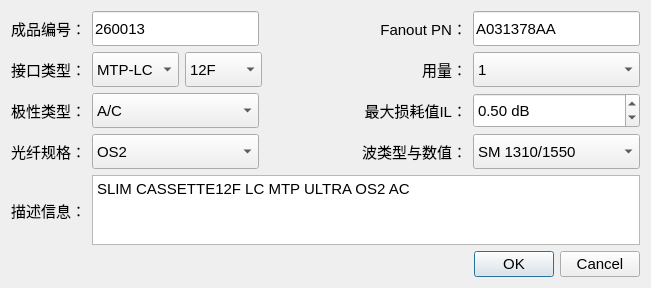
<?xml version="1.0" encoding="UTF-8"?>
<ui version="4.0">
 <class>addTemplate</class>
 <widget class="QDialog" name="addTemplate">
  <property name="geometry">
   <rect>
    <x>0</x>
    <y>0</y>
    <width>651</width>
    <height>288</height>
   </rect>
  </property>
  <property name="windowTitle">
   <string>新增模板</string>
  </property>
  <layout class="QGridLayout" name="gridLayout">
   <item row="0" column="0">
    <layout class="QHBoxLayout" name="horizontalLayout_4">
     <item>
      <layout class="QHBoxLayout" name="horizontalLayout_3">
       <item>
        <widget class="QLabel" name="labelPN">
         <property name="font">
          <font>
           <pointsize>11</pointsize>
          </font>
         </property>
         <property name="text">
          <string>成品编号：</string>
         </property>
        </widget>
       </item>
       <item>
        <widget class="QLineEdit" name="lineEditPN">
         <property name="minimumSize">
          <size>
           <width>167</width>
           <height>35</height>
          </size>
         </property>
         <property name="font">
          <font>
           <pointsize>11</pointsize>
          </font>
         </property>
         <property name="text">
          <string>260013</string>
         </property>
        </widget>
       </item>
      </layout>
     </item>
     <item>
      <spacer name="horizontalSpacer">
       <property name="orientation">
        <enum>Qt::Horizontal</enum>
       </property>
       <property name="sizeHint" stdset="0">
        <size>
         <width>40</width>
         <height>20</height>
        </size>
       </property>
      </spacer>
     </item>
     <item>
      <layout class="QHBoxLayout" name="horizontalLayout_2">
       <item>
        <widget class="QLabel" name="labelPartCode">
         <property name="minimumSize">
          <size>
           <width>167</width>
           <height>0</height>
          </size>
         </property>
         <property name="font">
          <font>
           <pointsize>11</pointsize>
          </font>
         </property>
         <property name="layoutDirection">
          <enum>Qt::RightToLeft</enum>
         </property>
         <property name="frameShape">
          <enum>QFrame::NoFrame</enum>
         </property>
         <property name="text">
          <string>Fanout PN：</string>
         </property>
         <property name="alignment">
          <set>Qt::AlignRight|Qt::AlignTrailing|Qt::AlignVCenter</set>
         </property>
        </widget>
       </item>
       <item>
        <widget class="QLineEdit" name="lineEditIL">
         <property name="minimumSize">
          <size>
           <width>167</width>
           <height>35</height>
          </size>
         </property>
         <property name="font">
          <font>
           <pointsize>11</pointsize>
          </font>
         </property>
         <property name="text">
          <string>A031378AA</string>
         </property>
        </widget>
       </item>
      </layout>
     </item>
    </layout>
   </item>
   <item row="1" column="0">
    <layout class="QHBoxLayout" name="horizontalLayout_10">
     <item>
      <layout class="QHBoxLayout" name="horizontalLayout_8">
       <item>
        <widget class="QLabel" name="labelInterface">
         <property name="font">
          <font>
           <pointsize>11</pointsize>
          </font>
         </property>
         <property name="text">
          <string>接口类型：</string>
         </property>
        </widget>
       </item>
       <item>
        <layout class="QHBoxLayout" name="horizontalLayout_5">
         <item>
          <widget class="QComboBox" name="comboBoxInterface">
           <property name="minimumSize">
            <size>
             <width>78</width>
             <height>35</height>
            </size>
           </property>
           <property name="font">
            <font>
             <pointsize>11</pointsize>
            </font>
           </property>
           <item>
            <property name="text">
             <string>MTP-LC</string>
            </property>
           </item>
           <item>
            <property name="text">
             <string>MTP-SN</string>
            </property>
           </item>
           <item>
            <property name="text">
             <string>MTP-MDC</string>
            </property>
           </item>
          </widget>
         </item>
         <item>
          <widget class="QComboBox" name="comboBoxFiberCount">
           <property name="minimumSize">
            <size>
             <width>77</width>
             <height>35</height>
            </size>
           </property>
           <property name="font">
            <font>
             <pointsize>11</pointsize>
            </font>
           </property>
           <item>
            <property name="text">
             <string>12F</string>
            </property>
           </item>
           <item>
            <property name="text">
             <string>16F</string>
            </property>
           </item>
           <item>
            <property name="text">
             <string>8F</string>
            </property>
           </item>
          </widget>
         </item>
        </layout>
       </item>
      </layout>
     </item>
     <item>
      <spacer name="horizontalSpacer_2">
       <property name="orientation">
        <enum>Qt::Horizontal</enum>
       </property>
       <property name="sizeType">
        <enum>QSizePolicy::Expanding</enum>
       </property>
       <property name="sizeHint" stdset="0">
        <size>
         <width>45</width>
         <height>20</height>
        </size>
       </property>
      </spacer>
     </item>
     <item>
      <layout class="QHBoxLayout" name="horizontalLayout_9">
       <item>
        <widget class="QLabel" name="labelFiberCount">
         <property name="minimumSize">
          <size>
           <width>167</width>
           <height>0</height>
          </size>
         </property>
         <property name="font">
          <font>
           <pointsize>11</pointsize>
          </font>
         </property>
         <property name="layoutDirection">
          <enum>Qt::RightToLeft</enum>
         </property>
         <property name="text">
          <string>用量：</string>
         </property>
         <property name="alignment">
          <set>Qt::AlignRight|Qt::AlignTrailing|Qt::AlignVCenter</set>
         </property>
        </widget>
       </item>
       <item>
        <widget class="QComboBox" name="comboBox">
         <property name="minimumSize">
          <size>
           <width>167</width>
           <height>35</height>
          </size>
         </property>
         <property name="font">
          <font>
           <pointsize>11</pointsize>
          </font>
         </property>
         <item>
          <property name="text">
           <string>1</string>
          </property>
         </item>
         <item>
          <property name="text">
           <string>2</string>
          </property>
         </item>
         <item>
          <property name="text">
           <string>4</string>
          </property>
         </item>
        </widget>
       </item>
      </layout>
     </item>
    </layout>
   </item>
   <item row="2" column="0">
    <layout class="QHBoxLayout" name="horizontalLayout_6">
     <item>
      <layout class="QHBoxLayout" name="layoutPolarity">
       <item>
        <widget class="QLabel" name="labelPolarity">
         <property name="font">
          <font>
           <pointsize>11</pointsize>
          </font>
         </property>
         <property name="text">
          <string>极性类型：</string>
         </property>
        </widget>
       </item>
       <item>
        <widget class="QComboBox" name="comboBoxPolarity">
         <property name="minimumSize">
          <size>
           <width>167</width>
           <height>35</height>
          </size>
         </property>
         <property name="font">
          <font>
           <pointsize>11</pointsize>
          </font>
         </property>
         <item>
          <property name="text">
           <string>A/C</string>
          </property>
         </item>
         <item>
          <property name="text">
           <string>Universal</string>
          </property>
         </item>
        </widget>
       </item>
       <item>
        <spacer name="horizontalSpacer_3">
         <property name="orientation">
          <enum>Qt::Horizontal</enum>
         </property>
         <property name="sizeHint" stdset="0">
          <size>
           <width>40</width>
           <height>20</height>
          </size>
         </property>
        </spacer>
       </item>
      </layout>
     </item>
     <item>
      <layout class="QHBoxLayout" name="layoutFiberCount">
       <item>
        <widget class="QLabel" name="labelIL">
         <property name="minimumSize">
          <size>
           <width>167</width>
           <height>0</height>
          </size>
         </property>
         <property name="font">
          <font>
           <pointsize>11</pointsize>
          </font>
         </property>
         <property name="layoutDirection">
          <enum>Qt::RightToLeft</enum>
         </property>
         <property name="text">
          <string>最大损耗值IL：</string>
         </property>
         <property name="alignment">
          <set>Qt::AlignRight|Qt::AlignTrailing|Qt::AlignVCenter</set>
         </property>
        </widget>
       </item>
       <item>
        <widget class="QDoubleSpinBox" name="doubleSpinBox">
         <property name="minimumSize">
          <size>
           <width>167</width>
           <height>35</height>
          </size>
         </property>
         <property name="font">
          <font>
           <pointsize>11</pointsize>
          </font>
         </property>
         <property name="suffix">
          <string> dB</string>
         </property>
         <property name="maximum">
          <double>1.000000000000000</double>
         </property>
         <property name="value">
          <double>0.500000000000000</double>
         </property>
        </widget>
       </item>
      </layout>
     </item>
    </layout>
   </item>
   <item row="3" column="0">
    <layout class="QHBoxLayout" name="horizontalLayout_7">
     <item>
      <layout class="QHBoxLayout" name="layoutFiberSpec">
       <item>
        <widget class="QLabel" name="labelFiberSpec">
         <property name="font">
          <font>
           <pointsize>11</pointsize>
          </font>
         </property>
         <property name="text">
          <string>光纤规格：</string>
         </property>
        </widget>
       </item>
       <item>
        <widget class="QComboBox" name="comboBoxFiberSpec">
         <property name="sizePolicy">
          <sizepolicy hsizetype="Preferred" vsizetype="Minimum">
           <horstretch>0</horstretch>
           <verstretch>0</verstretch>
          </sizepolicy>
         </property>
         <property name="minimumSize">
          <size>
           <width>167</width>
           <height>35</height>
          </size>
         </property>
         <property name="font">
          <font>
           <pointsize>11</pointsize>
          </font>
         </property>
         <item>
          <property name="text">
           <string>OS2</string>
          </property>
         </item>
         <item>
          <property name="text">
           <string>OM4 Aqua</string>
          </property>
         </item>
         <item>
          <property name="text">
           <string>OM4 HV</string>
          </property>
         </item>
         <item>
          <property name="text">
           <string>OM5</string>
          </property>
         </item>
        </widget>
       </item>
      </layout>
     </item>
     <item>
      <spacer name="horizontalSpacer_4">
       <property name="orientation">
        <enum>Qt::Horizontal</enum>
       </property>
       <property name="sizeHint" stdset="0">
        <size>
         <width>40</width>
         <height>20</height>
        </size>
       </property>
      </spacer>
     </item>
     <item>
      <layout class="QHBoxLayout" name="layoutWave">
       <item>
        <widget class="QLabel" name="labelWave">
         <property name="minimumSize">
          <size>
           <width>167</width>
           <height>0</height>
          </size>
         </property>
         <property name="font">
          <font>
           <pointsize>11</pointsize>
          </font>
         </property>
         <property name="layoutDirection">
          <enum>Qt::RightToLeft</enum>
         </property>
         <property name="text">
          <string>波类型与数值：</string>
         </property>
         <property name="alignment">
          <set>Qt::AlignRight|Qt::AlignTrailing|Qt::AlignVCenter</set>
         </property>
        </widget>
       </item>
       <item>
        <widget class="QComboBox" name="comboBoxWave">
         <property name="minimumSize">
          <size>
           <width>167</width>
           <height>35</height>
          </size>
         </property>
         <property name="font">
          <font>
           <pointsize>11</pointsize>
          </font>
         </property>
         <item>
          <property name="text">
           <string>SM 1310/1550</string>
          </property>
         </item>
         <item>
          <property name="text">
           <string>MM 850/1300</string>
          </property>
         </item>
        </widget>
       </item>
      </layout>
     </item>
    </layout>
   </item>
   <item row="4" column="0">
    <layout class="QHBoxLayout" name="horizontalLayout">
     <item>
      <widget class="QLabel" name="labelDesc">
       <property name="font">
        <font>
         <pointsize>11</pointsize>
        </font>
       </property>
       <property name="text">
        <string>描述信息：</string>
       </property>
      </widget>
     </item>
     <item>
      <widget class="QTextEdit" name="textEditDesc">
       <property name="font">
        <font>
         <pointsize>11</pointsize>
        </font>
       </property>
       <property name="html">
        <string>&lt;!DOCTYPE HTML PUBLIC &quot;-//W3C//DTD HTML 4.0//EN&quot; &quot;http://www.w3.org/TR/REC-html40/strict.dtd&quot;&gt;
&lt;html&gt;&lt;head&gt;&lt;meta name=&quot;qrichtext&quot; content=&quot;1&quot; /&gt;&lt;meta charset=&quot;utf-8&quot; /&gt;&lt;style type=&quot;text/css&quot;&gt;
p, li { white-space: pre-wrap; }
hr { height: 1px; border-width: 0; }
li.unchecked::marker { content: &quot;\2610&quot;; }
li.checked::marker { content: &quot;\2612&quot;; }
&lt;/style&gt;&lt;/head&gt;&lt;body style=&quot; font-family:'Microsoft YaHei UI'; font-size:11pt; font-weight:400; font-style:normal;&quot;&gt;
&lt;p style=&quot; margin-top:0px; margin-bottom:0px; margin-left:0px; margin-right:0px; -qt-block-indent:0; text-indent:0px;&quot;&gt;SLIM CASSETTE12F LC MTP ULTRA OS2 AC&lt;/p&gt;&lt;/body&gt;&lt;/html&gt;</string>
       </property>
      </widget>
     </item>
    </layout>
   </item>
   <item row="5" column="0">
    <widget class="QDialogButtonBox" name="buttonBox">
     <property name="font">
      <font>
       <pointsize>11</pointsize>
      </font>
     </property>
     <property name="orientation">
      <enum>Qt::Horizontal</enum>
     </property>
     <property name="standardButtons">
      <set>QDialogButtonBox::Cancel|QDialogButtonBox::Ok</set>
     </property>
    </widget>
   </item>
  </layout>
 </widget>
 <resources/>
 <connections/>
</ui>
